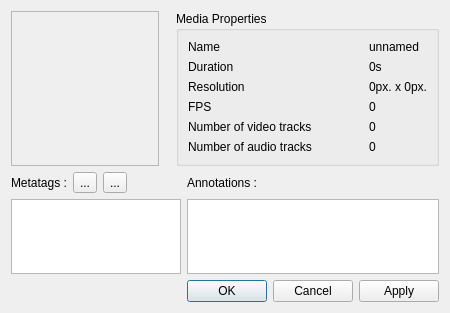
<?xml version="1.0" encoding="UTF-8"?>
<ui version="4.0">
 <class>ClipProperty</class>
 <widget class="QDialog" name="ClipProperty">
  <property name="geometry">
   <rect>
    <x>0</x>
    <y>0</y>
    <width>450</width>
    <height>313</height>
   </rect>
  </property>
  <property name="windowTitle">
   <string/>
  </property>
  <layout class="QGridLayout" name="gridLayout">
   <item row="0" column="0" colspan="4">
    <widget class="QFrame" name="frame">
     <property name="frameShape">
      <enum>QFrame::StyledPanel</enum>
     </property>
     <property name="frameShadow">
      <enum>QFrame::Raised</enum>
     </property>
     <layout class="QGridLayout" name="gridLayout_2">
      <item row="0" column="0">
       <widget class="QLabel" name="snapshotLabel">
        <property name="sizePolicy">
         <sizepolicy hsizetype="Minimum" vsizetype="Minimum">
          <horstretch>0</horstretch>
          <verstretch>0</verstretch>
         </sizepolicy>
        </property>
        <property name="minimumSize">
         <size>
          <width>128</width>
          <height>128</height>
         </size>
        </property>
        <property name="maximumSize">
         <size>
          <width>128</width>
          <height>128</height>
         </size>
        </property>
        <property name="baseSize">
         <size>
          <width>256</width>
          <height>256</height>
         </size>
        </property>
        <property name="text">
         <string/>
        </property>
       </widget>
      </item>
     </layout>
    </widget>
   </item>
   <item row="0" column="4">
    <spacer name="horizontalSpacer_2">
     <property name="orientation">
      <enum>Qt::Horizontal</enum>
     </property>
     <property name="sizeHint" stdset="0">
      <size>
       <width>40</width>
       <height>20</height>
      </size>
     </property>
    </spacer>
   </item>
   <item row="0" column="5" colspan="2">
    <widget class="QGroupBox" name="groupBox">
     <property name="sizePolicy">
      <sizepolicy hsizetype="Expanding" vsizetype="Preferred">
       <horstretch>0</horstretch>
       <verstretch>0</verstretch>
      </sizepolicy>
     </property>
     <property name="title">
      <string>Media Properties</string>
     </property>
     <layout class="QGridLayout" name="gridLayout_3">
      <item row="0" column="0">
       <widget class="QLabel" name="nameLabel">
        <property name="text">
         <string>Name</string>
        </property>
       </widget>
      </item>
      <item row="0" column="1">
       <widget class="QLabel" name="nameValueLabel">
        <property name="text">
         <string>unnamed</string>
        </property>
       </widget>
      </item>
      <item row="1" column="0">
       <widget class="QLabel" name="durationLabel">
        <property name="text">
         <string>Duration</string>
        </property>
       </widget>
      </item>
      <item row="1" column="1">
       <widget class="QLabel" name="durationValueLabel">
        <property name="text">
         <string>0s</string>
        </property>
       </widget>
      </item>
      <item row="2" column="0">
       <widget class="QLabel" name="resolutionLabel">
        <property name="sizePolicy">
         <sizepolicy hsizetype="Expanding" vsizetype="Preferred">
          <horstretch>0</horstretch>
          <verstretch>0</verstretch>
         </sizepolicy>
        </property>
        <property name="text">
         <string>Resolution</string>
        </property>
       </widget>
      </item>
      <item row="2" column="1">
       <widget class="QLabel" name="resolutionValueLabel">
        <property name="sizePolicy">
         <sizepolicy hsizetype="Maximum" vsizetype="Minimum">
          <horstretch>0</horstretch>
          <verstretch>0</verstretch>
         </sizepolicy>
        </property>
        <property name="text">
         <string>0px. x 0px.</string>
        </property>
       </widget>
      </item>
      <item row="3" column="0">
       <widget class="QLabel" name="fpsLabel">
        <property name="sizePolicy">
         <sizepolicy hsizetype="Expanding" vsizetype="Preferred">
          <horstretch>0</horstretch>
          <verstretch>0</verstretch>
         </sizepolicy>
        </property>
        <property name="text">
         <string>FPS</string>
        </property>
       </widget>
      </item>
      <item row="3" column="1">
       <widget class="QLabel" name="fpsValueLabel">
        <property name="text">
         <string>0</string>
        </property>
       </widget>
      </item>
      <item row="4" column="0">
       <widget class="QLabel" name="nbVideoTracks">
        <property name="text">
         <string>Number of video tracks</string>
        </property>
       </widget>
      </item>
      <item row="5" column="0">
       <widget class="QLabel" name="nbAudioTracks">
        <property name="text">
         <string>Number of audio tracks</string>
        </property>
       </widget>
      </item>
      <item row="4" column="1">
       <widget class="QLabel" name="nbVideoTracksValueLabel">
        <property name="text">
         <string>0</string>
        </property>
       </widget>
      </item>
      <item row="5" column="1">
       <widget class="QLabel" name="nbAudioTracksValueLabel">
        <property name="text">
         <string>0</string>
        </property>
       </widget>
      </item>
     </layout>
    </widget>
   </item>
   <item row="1" column="0">
    <widget class="QLabel" name="label">
     <property name="text">
      <string>Metatags :</string>
     </property>
    </widget>
   </item>
   <item row="2" column="0" colspan="6">
    <widget class="QListView" name="metaTagsView">
     <property name="selectionMode">
      <enum>QAbstractItemView::MultiSelection</enum>
     </property>
    </widget>
   </item>
   <item row="3" column="5">
    <spacer name="horizontalSpacer">
     <property name="orientation">
      <enum>Qt::Horizontal</enum>
     </property>
     <property name="sizeHint" stdset="0">
      <size>
       <width>40</width>
       <height>20</height>
      </size>
     </property>
    </spacer>
   </item>
   <item row="3" column="6">
    <widget class="QDialogButtonBox" name="buttonBox">
     <property name="sizePolicy">
      <sizepolicy hsizetype="Fixed" vsizetype="Fixed">
       <horstretch>0</horstretch>
       <verstretch>0</verstretch>
      </sizepolicy>
     </property>
     <property name="layoutDirection">
      <enum>Qt::LeftToRight</enum>
     </property>
     <property name="orientation">
      <enum>Qt::Horizontal</enum>
     </property>
     <property name="standardButtons">
      <set>QDialogButtonBox::Apply|QDialogButtonBox::Cancel|QDialogButtonBox::Ok</set>
     </property>
     <property name="centerButtons">
      <bool>false</bool>
     </property>
    </widget>
   </item>
   <item row="1" column="1">
    <widget class="QToolButton" name="addTagsButton">
     <property name="text">
      <string>...</string>
     </property>
     <property name="icon">
      <iconset resource="../../../ressources.qrc">
       <normaloff>:/images/images/add.png</normaloff>:/images/images/add.png</iconset>
     </property>
    </widget>
   </item>
   <item row="1" column="2">
    <widget class="QToolButton" name="deleteTagsButton">
     <property name="text">
      <string>...</string>
     </property>
     <property name="icon">
      <iconset resource="../../../ressources.qrc">
       <normaloff>:/images/images/remove.png</normaloff>:/images/images/remove.png</iconset>
     </property>
    </widget>
   </item>
   <item row="2" column="6">
    <widget class="QPlainTextEdit" name="annotationInput"/>
   </item>
   <item row="1" column="6">
    <widget class="QLabel" name="annotationLabel">
     <property name="text">
      <string>Annotations :</string>
     </property>
    </widget>
   </item>
  </layout>
 </widget>
 <resources>
  <include location="../../../ressources.qrc"/>
 </resources>
 <connections>
  <connection>
   <sender>buttonBox</sender>
   <signal>accepted()</signal>
   <receiver>ClipProperty</receiver>
   <slot>accept()</slot>
   <hints>
    <hint type="sourcelabel">
     <x>248</x>
     <y>254</y>
    </hint>
    <hint type="destinationlabel">
     <x>157</x>
     <y>274</y>
    </hint>
   </hints>
  </connection>
  <connection>
   <sender>buttonBox</sender>
   <signal>rejected()</signal>
   <receiver>ClipProperty</receiver>
   <slot>reject()</slot>
   <hints>
    <hint type="sourcelabel">
     <x>316</x>
     <y>260</y>
    </hint>
    <hint type="destinationlabel">
     <x>286</x>
     <y>274</y>
    </hint>
   </hints>
  </connection>
 </connections>
</ui>
